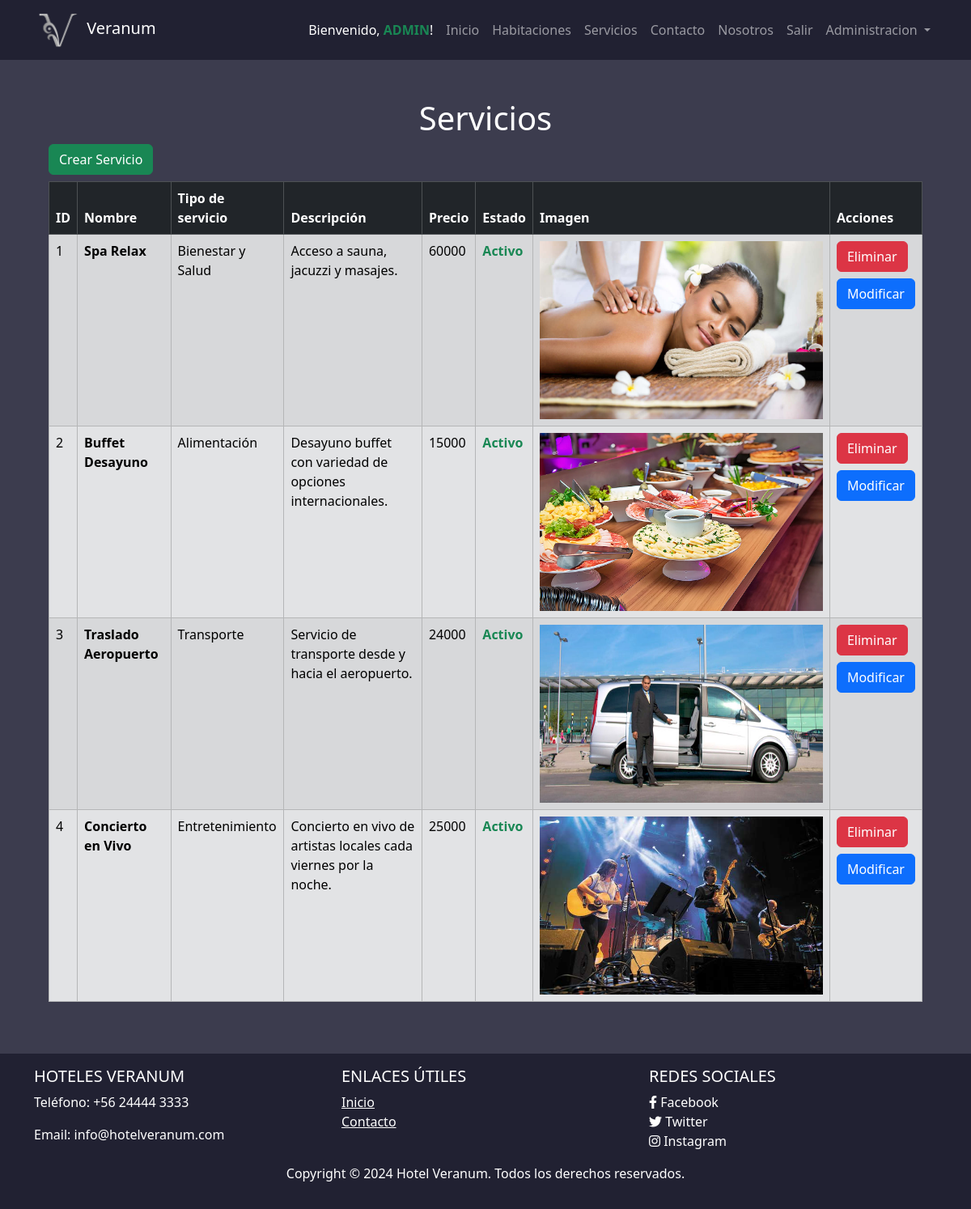
The app's page /servicio/ (signed in) with its own data.
### hotel/models.py (models this page shows, shortened)
class Servicio(models.Model):
    id = models.AutoField(primary_key=True, verbose_name='ID')
    tipo_servicio = models.ForeignKey(TipoServicio, on_delete=models.CASCADE, verbose_name='Tipo de Servicio')
    nombre = models.CharField(max_length=50, verbose_name='Nombre')
    descripcion = models.TextField(verbose_name='Descripcion')
    imagen = models.ImageField(upload_to="servicios", verbose_name='Imagen')
    precio = models.DecimalField(max_digits=10, decimal_places=0, verbose_name='Precio')
    estado = models.BooleanField(default=True, verbose_name='Estado')
    class Meta:
        db_table = 'Servicio'
        verbose_name = "Servicio"
        verbose_name_plural = "Servicios"
        ordering = ['id']

class TipoServicio(models.Model):
    id = models.AutoField(primary_key=True, verbose_name='ID')
    nombre = models.CharField(max_length=50, verbose_name='Nombre')
    class Meta:
        db_table = 'Tipo_Servicio'
        verbose_name = "Tipo de servicio"
        verbose_name_plural = "Tipos de servicios"
        ordering = ['id']

### hotel/views.py (the view)
# urls.py: path('servicio/', views.servicio, name='servicio'),
@login_required
def servicio(request):
    if not request.user.is_staff:
        return redirect('home')
    else:
        servicios = Servicio.objects.all()
        return render(request, 'servicio.html', {'servicios': servicios})

### hotel/templates/servicio.html (shortened to what this page needs)
{% extends 'base.html' %}
{% load static%}
{% block content %}
<div class="m-5">
  <h1 class="m-auto text-center text-white">Servicios</h1>
  <div class="container mt-2">
    <div class="mb-2">
      <a href="/servicio/crear/"><button class="btn btn-success">Crear Servicio</button></a>
    </div>
    <div class="row justify-content-center">
      <div class="col-lg-12">
        <div class="table-responsive">
          <table class="table table-secondary table-striped table-bordered">
            <thead class="table-dark">
              <tr>
                <th scope="col">ID</th>
                <th scope="col">Nombre</th>
                <th scope="col">Tipo de servicio</th>
                <th scope="col">Descripción</th>
                <th scope="col">Precio</th>
                <th scope="col">Estado</th>
                <th scope="col">Imagen</th>
                <th scope="col">Acciones</th>
              </tr>
            </thead>
            <tbody>
              {% for servicio in servicios %}
              <tr>
                <td>{{ servicio.id }}</td>
                <td class="fw-semibold">{{ servicio.nombre }}</td>
                <td>{{ servicio.tipo_servicio.nombre }}</td>
                <td>{{ servicio.descripcion }}</td>
                <td>{{ servicio.precio }}</td>
                {% if servicio.estado %}
                <td class="text-success fw-semibold">Activo</td>
                {% else %}
                <td class="text-secondary fw-semibold">Inactivo</td>
                {% endif %}
                <td><img src="/media/{{ servicio.imagen }}" width="350" height="220"></td>
                <td><form action="{% url 'eliminar_servicio' servicio.id %}" method="POST">
                  <button class="btn btn-danger">
                      Eliminar
                  </button>
                </form>
                <a href="{% url 'detalle_servicio' servicio.id %}" class="btn btn-primary mt-2">Modificar</a>
                </td>
              </tr>
              {% endfor %}
            </tbody>
          </table>
        </div>
      </div>
    </div>
  </div>
</div>
{% endblock %}

### hotel/templates/base.html (shortened to what this page needs)
{% load static %}
<!DOCTYPE html>
<html lang="es">
<head>
    <link rel="stylesheet" href="{% static 'hotel/css/style.css' %}">
    <link rel="stylesheet" href="https://cdnjs.cloudflare.com/ajax/libs/font-awesome/5.15.4/css/all.min.css">
    <link rel="stylesheet" href="https://cdn.jsdelivr.net/npm/bootstrap@5.3.3/dist/css/bootstrap.min.css">
</head>
<body class="fondo">
    <nav class="navbar navbar-expand-lg navbar-dark color1">
        <div class="container">
            <a class="navbar-brand" href="/"><img src="{% static 'hotel/img/Logo-Veranum3.png' %}" alt="" width="60" height="48" class="d-inline-block align-text-center"> Veranum</a>
            <div class="collapse navbar-collapse " id="navbarNavDropdown">
                <ul class="navbar-nav ms-auto">
                    {% if user.is_authenticated %}
                        <li class="nav-item">
                            {% if request.user.is_superuser %}
                                <span class="nav-link text-white fw-light">Bienvenido, <span
                                        class="text-success fw-semibold text-uppercase">{{ user.username }}</span>!</span>
                            {% elif request.user.is_staff %}
                                <span class="nav-link text-white fw-light">Bienvenido, <span
                                        class="text-primary fw-semibold text-uppercase">{{ user.username }}</span>!</span>
                            {% else %}
                                <span class="nav-link text-white fw-light">Bienvenido, <span
                                        class="text-white fw-semibold text-uppercase">{{ user.username }}</span>!</span>
                            {% endif %}
                        </li>
                    {% endif %}
                    <li>
                        <a class="nav-link" href="{% url 'home' %}">Inicio</a>
                    </li>
                    <li>
                        <a class="nav-link" href="">Habitaciones</a>
                    </li>
                    <li>
                        <a class="nav-link" href="{% url 'servicioCl' %}">Servicios</a>
                    </li>
                    <li>
                        <a class="nav-link" href="">Contacto</a>
                    </li>
                    <li>
                        <a class="nav-link" href="">Nosotros</a>
                    </li>
                    {% if user.is_authenticated %}
                        <li class="nav-item">
                            <a class="nav-link" href="/logout">Salir</a>
                        </li>
                        {% if request.user.is_staff %}
                            <li class="nav-item dropdown">
                                <a class="nav-link dropdown-toggle" href="#" role="button" data-bs-toggle="dropdown"
                                    aria-expanded="false">
                                    Administracion
                                </a>
                            </li>
                        {% endif %}
                    {% endif %}
                </ul>
            </div>
        </div>
    </nav>
    {% block content %}
    {% endblock %}
    <footer class="footer py-3 text-white color1">
        <div class="container">
            <div class="row">
                <div class="col-md-4">
                    <h5 class="text-uppercase">Hoteles Veranum</h5>
                    <p>Teléfono: +56 24444 3333</p>
                    <p>Email: info@hotelveranum.com</p>
                </div>
                <div class="col-md-4">
                    <h5 class="text-uppercase">Enlaces útiles</h5>
                    <ul class="list-unstyled">
                        <li><a href="{% url 'home' %}" class="text-white">Inicio</a></li>
                        <li><a href="#" class="text-white">Contacto</a></li>
                    </ul>
                </div>
                <div class="col-md-4">
                    <h5 class="text-uppercase">Redes sociales</h5>
                    <ul class="list-unstyled">
                        <li><a href="#" class="text-white" style="text-decoration: none;"><i class="fab fa-facebook-f"></i> Facebook</a></li>
                        <li><a href="#" class="text-white" style="text-decoration: none;"><i class="fab fa-twitter"></i> Twitter</a></li>
                        <li><a href="#" class="text-white" style="text-decoration: none;"><i class="fab fa-instagram"></i> Instagram</a></li>
                    </ul>
                </div>
            </div>
            <p class="text-center text-white">Copyright &copy; 2024 Hotel Veranum. Todos los derechos reservados.
            </p>
        </div>
    </footer>
</body>
</html>

### hotel/static/hotel/css/style.css (style rules this page uses)
body { display: flex; flex-direction: column; min-height: 100vh; }
footer { margin-top: auto; justify-content: end; bottom: 0; width: auto; }
.fondo { background-color: #3C3C4E; }
.color1 { background-color: #212132; }

### records on screen
Servicio: id "1", nombre "Spa Relax", tipo_servicio.nombre "Bienestar y Salud", descripcion "Acceso a sauna, jacuzzi y masajes.", precio "60000", estado "Activo", shows a picture
Servicio: id "2", nombre "Buffet Desayuno", tipo_servicio.nombre "Alimentación", descripcion "Desayuno buffet con variedad de opciones internacionales.", precio "15000", estado "Activo", shows a picture
Servicio: id "3", nombre "Traslado Aeropuerto", tipo_servicio.nombre "Transporte", descripcion "Servicio de transporte desde y hacia el aeropuerto.", precio "24000", estado "Activo", shows a picture
Servicio: id "4", nombre "Concierto en Vivo", tipo_servicio.nombre "Entretenimiento", descripcion "Concierto en vivo de artistas locales cada viernes por la noche.", precio "25000", estado "Activo", imagen (picture)

### other values on screen
{{ user.username }} "ADMIN"
